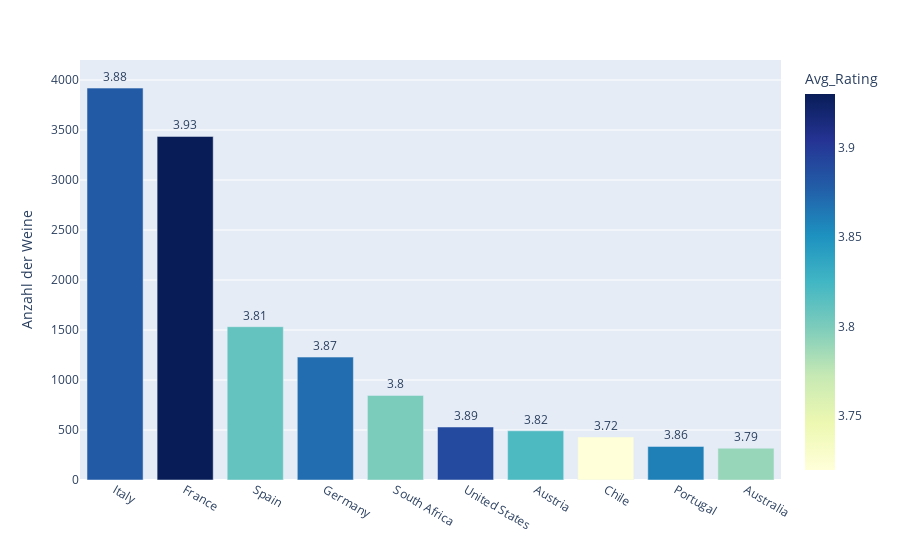

The notebook cell this image was saved under:
### Code cell
# Barplot: Top 10 Länder nach Anzahl der Weine: Höhe des Balken nach Summe, Farbe nach Rating

fig = px.bar(top10_countries, 
             x="Country", 
             y="Count", 
             labels={"Count": "Anzahl der Weine"}, 
             text=top10_countries["Avg_Rating"],
             color="Avg_Rating",
             color_continuous_scale="YlGnBu")

fig.update_yaxes(range=[0,4200])
fig.update_xaxes(title=None)
fig.update_traces(textposition="outside")

fig.show()

### Figure 1 — Plotly figure (JSON) as saved in the notebook; plotly's stock layout.template omitted (floating-point values rounded to 4 significant figures)
{"data": [{"hovertemplate": "Country=%{x}<br>Anzahl der Weine=%{y}<br>Avg_Rating=%{marker.color}<extra></extra>", "legendgroup": "", "marker": {"color": [3.88, 3.93, 3.81, 3.87, 3.8, 3.89, 3.82, 3.72, 3.86, 3.79], "coloraxis": "coloraxis", "pattern": {"shape": ""}}, "name": "", "orientation": "v", "showlegend": false, "text": [3.88, 3.93, 3.81, 3.87, 3.8, 3.89, 3.82, 3.72, 3.86, 3.79], "textposition": "outside", "type": "bar", "x": ["Italy", "France", "Spain", "Germany", "South Africa", "United States", "Austria", "Chile", "Portugal", "Australia"], "xaxis": "x", "y": [3919, 3436, 1533, 1229, 846, 530, 492, 431, 336, 318], "yaxis": "y"}], "layout": {"barmode": "relative", "coloraxis": {"colorbar": {"title": {"text": "Avg_Rating"}}, "colorscale": [[0, "rgb(255,255,217)"], [0.125, "rgb(237,248,177)"], [0.25, "rgb(199,233,180)"], [0.375, "rgb(127,205,187)"], [0.5, "rgb(65,182,196)"], [0.625, "rgb(29,145,192)"], [0.75, "rgb(34,94,168)"], [0.875, "rgb(37,52,148)"], [1, "rgb(8,29,88)"]]}, "legend": {"tracegroupgap": 0}, "margin": {"t": 60}, "xaxis": {"anchor": "y", "domain": [0, 1], "title": {}}, "yaxis": {"anchor": "x", "domain": [0, 1], "range": [0, 4200], "title": {"text": "Anzahl der Weine"}}}}
